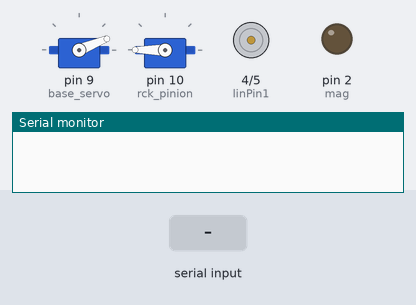
Bench run of a sketch on a simulated Arduino Uno, built with avr-gcc and run on an emulated ATmega328P. Parts: 2 × servo, motor-driver pin pairs drawn as motors (green arrow = first pin HIGH = forward, orange = second pin HIGH = backward, longer = more drive), output pins drawn as LEDs (lit = HIGH), the last lines printed to the serial monitor. Inputs (shaded band) come from the test bench.

Above: at 9.2 s.
9.3 s: "<30,150,10>>" received over Serial
At 9.9 s:
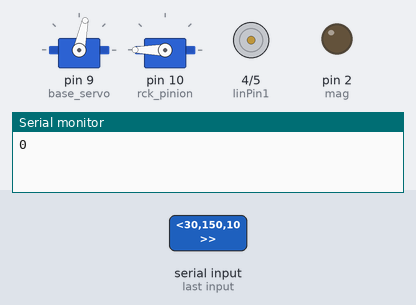
At 12.6 s:
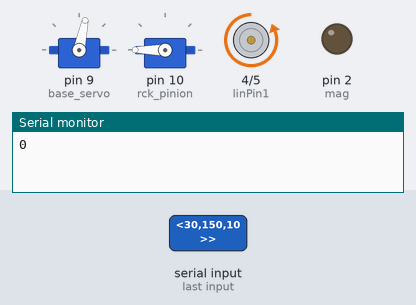
Timing chart, 0 to 14.1 s (numbered marks = the images above; inputs shaded):
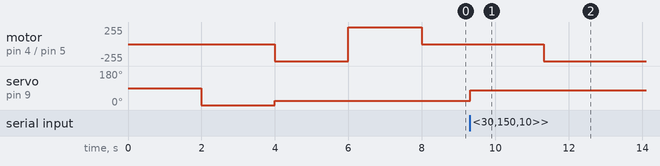

The sketch:

Pranav_UR2_Armbot_Arduino_Code_v5.ino
```cpp
#include <Servo.h> // for servo
#include <math.h> // for kinematics

// base servo
Servo base_servo;

// linear servo
Servo rck_pinion;

// magnet pin
int mag = 2;

// lin actuator pins
int linPin1 = 4;
int linPin2 = 5;

// length variables
float base_theta = 0; // theta1
float L1 = 125;
float L2 = 2.16535;
float lin_L3; // L3
float L4 = (3.511811-0.275591);
float L5 = ((66.7+6.05)/25.4);
float rck_pin_L6; // magnet height control
float L7 = ((35+5+1.25)/25.4);
float L8 = 1.75;
float L9 = 0.5;

// coordinate variables
float px;
float py;
// float pz;

// Lets VS know if robot ready to recieve coordinates
enum RobotState {
  READY,
  BUSY
};

// set the robot state to ready
RobotState state = READY;

// shapeID, 0 = square, 1 = triangle
int shape;

void setup() {

  Serial.begin(9600);

  // Serial.print("\nArmbot Pos Code v5");

  // set the linear actuator pins to output
  pinMode(linPin1, OUTPUT);
  pinMode(linPin2, OUTPUT);

  // set electromagnet to output
  pinMode(mag, OUTPUT);

  // attach the base servo on pin 9 to the servo object
  base_servo.attach(9);

  // attach the rack and pinion servo on pin 10 to the servo object
  rck_pinion.attach(10);


  //////////// Reset/Home Positions ////////////
  ///// rack pinion (L6) /////
  rck_pinion.write(180);
  // Serial.print("\nRack pos is zeroed");

  delay(2000);

  ///// base servo (theta 1) /////
  // Goto base servo's 0°
  base_servo.write(base_theta);
  delay(2000);
  // Goto "true zero", which is 22.5°
  base_theta = 22.5;
  base_servo.write(base_theta);
  // Serial.print("\nBase Servo Zeroed\n");

  ///// linear actuator (L3) /////
  // Extend actuator
  digitalWrite(linPin1, LOW);
  digitalWrite(linPin2, HIGH);

  // 2000 msecs = 1 inch of travel
  delay(2000);

  // retract actuator
  digitalWrite(linPin1, HIGH);
  digitalWrite(linPin2, LOW);

  delay(2000);

  // turn off actuator
  digitalWrite(linPin1, LOW);
  digitalWrite(linPin2, LOW);

  // send ready signal to VS
  setState(READY);

}

void loop() {

  // get input from visual studio
  if (state == READY && Serial.available()) {

    // Discard anything until '<'
    while (Serial.available() && Serial.peek() != '<')
    {
      Serial.read();
    }

    if (!Serial.available())
      return;

    // Now we are guaranteed next char is '<'
    String line = Serial.readStringUntil('>');

    if (!line.startsWith("<"))
      return;

    // clear serial comms
    while (Serial.available())
        Serial.read();

    // remove '<'
    line.remove(0, 1);

      // set c1 to be the first thing that comes from VS, c2 be the next, and c2+1 be the last (all comma seperated)
      int c1 = line.indexOf(',');
      int c2 = line.indexOf(',', c1 + 1);

      // convert from string to float
      px = line.substring(0, c1).toFloat();
      py = line.substring(c1 + 1, c2).toFloat();
      shape = line.substring(c2 + 1).toInt();


      // px is negative (on left side of base), add 180 degrees to base rotation value
      if(px<0){
      // define inverse kinematics
      base_theta = atan((py/px));
      base_theta = (base_theta)*(180/(3.14));
      base_theta = base_theta+180;
      // lin_L3 = (px*cos(base_theta))+(py*sin(base_theta))-L2-L4-L8;
      // lin_L3 = py - L2 - L4 - L8;
      }
      else{
      base_theta = atan((py/px));
      base_theta = (base_theta)*(180/(3.14));
      // lin_L3 = (px*cos(base_theta))+(py*sin(base_theta))-L2-L4-L8;
      // lin_L3 = py - L2 - L4 - L8;
      }

      lin_L3 = py - L2 - L4 - L8;


      // set state to busy so that VS does not send anything
      setState(BUSY);


      // goto shape
      base_rotation();
      delay(1000);
      L3_extension();
      delay(1000);
      L6_pick();
      delay(1000);
      L3_retract();
      delay(1000);

      // if recieved 1, its a triangle
      if (shape == 1)
      {
          base_rotation_back_Tri();

      }
      // if recieved 0, its a square
      else
      {
          base_rotation_back_Sqre();
      }

      // drop shape and goto home pos
      delay(1000);
      L6_drop();
      delay(2000);
      base_rotation_back();
      delay(1000);

      // clear serial monitor
      Serial.flush();

      // tell VS bot is ready to receive next set of coordinates + shape
      setState(READY);

  }


}

void setState(RobotState newState)
{

  // let readdy = 1, busy = 0 when sent to VS

  if (state != newState)
  {
    state = newState;
    Serial.println(state == READY ? 1 : 0);
  }
}

// rotate to angle
void base_rotation(){
  // base_servo.write(130);
  // delay(3000);
  base_servo.write(base_theta);
  delay(1000);

  // base_servo.detach();
}

// if square, goto right
void base_rotation_back_Sqre(){

  base_servo.write(22.5);

  delay(1000);

}

// if triangle, goto left
void base_rotation_back_Tri(){

  base_servo.write(152.5);

  delay(1000);

}

// go home pos
void base_rotation_back(){

  base_servo.write(22.5);

  delay(1000);

}

// extend arm
void L3_extension(){
  // extend the linear actuator
  digitalWrite(linPin1, LOW);
  digitalWrite(linPin2, HIGH);


  // 2000 msecs = 1 inch of travel
  delay(2000*lin_L3);

  // stop motor
  digitalWrite(linPin1, LOW);
  digitalWrite(linPin2, LOW);

}

// retract arm
void L3_retract(){
  // retract the linear actuator
  digitalWrite(linPin1, HIGH);
  digitalWrite(linPin2, LOW);

  // 2000 msecs = 1 inch of travel
  delay(2000*lin_L3);
  // delay(2000);

  // stop motor
  digitalWrite(linPin1, LOW);
  digitalWrite(linPin2, LOW);
}

// pick shape
void L6_pick(){
   // put the magnet down
   rck_pinion.write(0);
   delay(2000);

  digitalWrite(mag, HIGH);

   delay(2000);

   // pull it back up
   rck_pinion.write(180);
}

// drop shape
void L6_drop(){
  // put the magnet down
   rck_pinion.write(10);
   delay(100);

  //  Serial.println("DROP");

  digitalWrite(mag, LOW);

   delay(1000);

  // digitalWrite(mag, LOW);

  //  delay(3000);

   // pull it back up
   rck_pinion.write(180);
}
```

Measured:
- after the input at 9.3 s, motor on pin 4 (linPin1) / pin 5 (linPin2): stopped → backward 255/255 after 2.0 s; servo on pin 9 (base_servo): 22° → 78° at once
